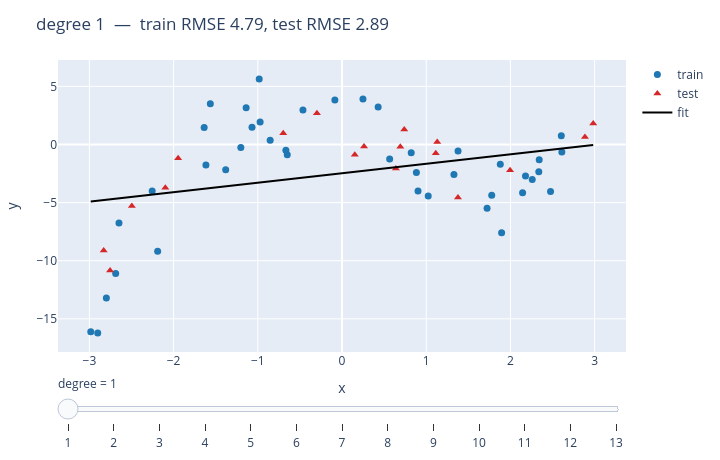

Source (notebook cell):
### Markdown cell above
### インタラクティブ: 複雑さ(次数)スライダー

下のスライダーで多項式の次数を動かすと、**訓練 RMSE は下がり続けるのにテスト RMSE は途中から上がる**
— これが過学習です。このスライダーは Plotly 製なので、静的 HTML でも動きます。

### Code cell
fig = plotting.plotly_model_complexity(x, y, degrees=range(1, 14))
fig.show()

### Figure 1 — Plotly figure (JSON) as saved in the notebook; plotly's stock layout.template omitted (floating-point values rounded to 4 significant figures; data arrays with more than 128 entries replaced by an {"elided": "..."} marker saying what was removed)
{"data": [{"marker": {"color": "#1f77b4", "size": 7}, "mode": "markers", "name": "train", "type": "scatter", "x": [-1.564, 0.5658, 2.144, 0.2488, 1.329, 2.342, -1.069, 2.604, -0.08499, -1.381, -2.688, 0.4292, -1.202, 2.179, -0.9725, 2.259, -2.254, -1.616, -0.4639, 0.8831, -1.139, 1.723, 1.895, 2.61, 0.9028, -2.901, -1.637, 1.778, -0.6503, -2.649, -0.6665, 0.8218, -0.8532, -0.9833, -2.189, 1.024, 2.477, -2.798, -2.984, 2.337, 1.88, 1.378], "y": [3.511, -1.25, -4.151, 3.917, -2.588, -1.321, 1.486, 0.7584, 3.821, -2.174, -11.09, 3.23, -0.2668, -2.709, 1.926, -3.013, -4.001, -1.759, 2.957, -2.404, 3.163, -5.486, -7.599, -0.65, -4.007, -16.22, 1.462, -4.371, -0.8834, -6.756, -0.4998, -0.7108, 0.3677, 5.636, -9.187, -4.437, -4.049, -13.21, -16.11, -2.339, -1.697, -0.5537]}, {"marker": {"color": "#d62728", "size": 7, "symbol": "triangle-up"}, "mode": "markers", "name": "test", "type": "scatter", "x": [-0.298, 0.7391, 2.983, 0.1521, -1.946, -2.83, 0.6923, 2.885, 1.113, -0.6979, -2.754, -2.098, 0.2617, 1.131, 0.6398, 1.377, 1.996, -2.496], "y": [2.687, 1.295, 1.801, -0.8752, -1.176, -9.111, -0.1851, 0.6456, -0.7438, 0.9635, -10.85, -3.719, -0.1732, 0.2152, -2.068, -4.551, -2.207, -5.301]}, {"line": {"color": "black"}, "mode": "lines", "name": "fit", "type": "scatter", "x": {"elided": "300 float values"}, "y": {"elided": "300 float values"}}], "layout": {"height": 460, "margin": {"b": 40, "l": 50, "r": 20, "t": 60}, "sliders": [{"currentvalue": {"prefix": "degree = "}, "steps": [{"args": [["1"], {"frame": {"duration": 0, "redraw": true}, "mode": "immediate"}], "label": "1", "method": "animate"}, {"args": [["2"], {"frame": {"duration": 0, "redraw": true}, "mode": "immediate"}], "label": "2", "method": "animate"}, {"args": [["3"], {"frame": {"duration": 0, "redraw": true}, "mode": "immediate"}], "label": "3", "method": "animate"}, {"args": [["4"], {"frame": {"duration": 0, "redraw": true}, "mode": "immediate"}], "label": "4", "method": "animate"}, {"args": [["5"], {"frame": {"duration": 0, "redraw": true}, "mode": "immediate"}], "label": "5", "method": "animate"}, {"args": [["6"], {"frame": {"duration": 0, "redraw": true}, "mode": "immediate"}], "label": "6", "method": "animate"}, {"args": [["7"], {"frame": {"duration": 0, "redraw": true}, "mode": "immediate"}], "label": "7", "method": "animate"}, {"args": [["8"], {"frame": {"duration": 0, "redraw": true}, "mode": "immediate"}], "label": "8", "method": "animate"}, {"args": [["9"], {"frame": {"duration": 0, "redraw": true}, "mode": "immediate"}], "label": "9", "method": "animate"}, {"args": [["10"], {"frame": {"duration": 0, "redraw": true}, "mode": "immediate"}], "label": "10", "method": "animate"}, {"args": [["11"], {"frame": {"duration": 0, "redraw": true}, "mode": "immediate"}], "label": "11", "method": "animate"}, {"args": [["12"], {"frame": {"duration": 0, "redraw": true}, "mode": "immediate"}], "label": "12", "method": "animate"}, {"args": [["13"], {"frame": {"duration": 0, "redraw": true}, "mode": "immediate"}], "label": "13", "method": "animate"}]}], "title": {"text": "degree 1  —  train RMSE 4.79, test RMSE 2.89"}, "width": 720, "xaxis": {"title": {"text": "x"}}, "yaxis": {"title": {"text": "y"}}}}
